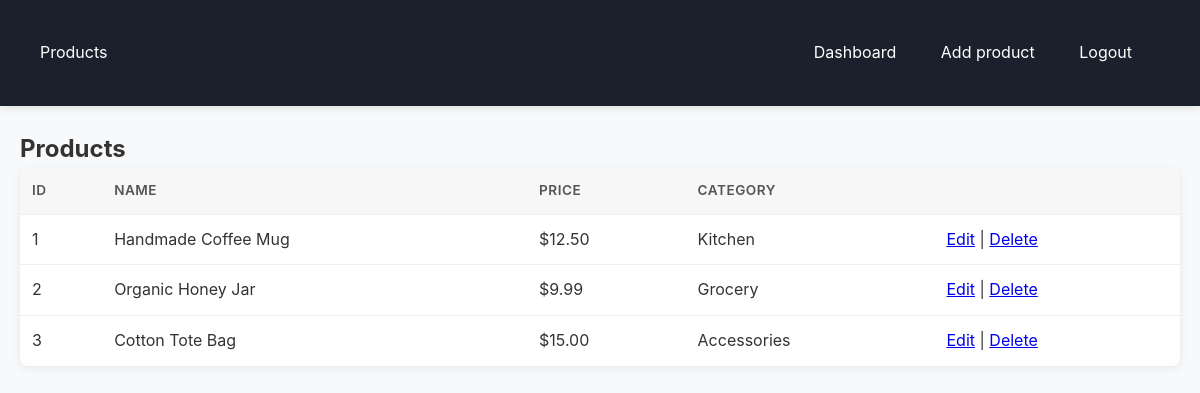
/admin/products.php (signed in), run on the app's committed database.
### tables this page shows
CREATE TABLE IF NOT EXISTS products (
  id INT AUTO_INCREMENT PRIMARY KEY,
  name VARCHAR(255) NOT NULL,
  description TEXT,
  image VARCHAR(255) DEFAULT NULL,
  price DECIMAL(10,2) NOT NULL DEFAULT 0.00,
  category VARCHAR(100) DEFAULT NULL,
  created_at TIMESTAMP DEFAULT CURRENT_TIMESTAMP
);

### src/ecommerce.php (called while the page is built, shortened)
<?php
function sanitize($v) {
    return htmlspecialchars(trim($v), ENT_QUOTES, 'UTF-8');
}
?>

### public/admin/products.php (the view, shortened to what this page needs)
<?php
require_once __DIR__ . '/../../src/ecommerce.php';
$products = $pdo->query('SELECT * FROM products ORDER BY created_at DESC')->fetchAll();
?>
<!doctype html>
<html lang="en">
<head>
  <link rel="stylesheet" href="/css/styles.css">
</head>
<body>
  <header class="admin-header"><div class="container"><div style="display:flex;justify-content:space-between;align-items:center">Products <div class="admin-nav"><a href="/admin/dashboard.php">Dashboard</a> <a href="/admin/product_form.php">Add product</a> <a href="/logout.php">Logout</a></div></div></div></header>
  <div class="container">
    <h2>Products</h2>
    <table class="cart-table">
      <thead><tr><th>ID</th><th>Name</th><th>Price</th><th>Category</th><th></th></tr></thead>
      <tbody>
      <?php foreach($products as $p): ?>
        <tr>
          <td><?php echo $p['id']; ?></td>
          <td><?php echo sanitize($p['name']); ?></td>
          <td>$<?php echo number_format($p['price'],2); ?></td>
          <td><?php echo sanitize($p['category']); ?></td>
          <td><a href="/admin/product_form.php?id=<?php echo $p['id']; ?>">Edit</a> | <a href="/admin/products.php?delete=<?php echo $p['id']; ?>" onclick="return confirm('Delete?')">Delete</a></td>
        </tr>
      <?php endforeach; ?>
      </tbody>
    </table>
  </div>
</body>
</html>

### public/css/styles.css (style rules this page uses)
* { box-sizing: border-box; margin: 0; padding: 0; }
body { font-family: -apple-system, BlinkMacSystemFont, "Segoe UI", Roboto, Oxygen, Ubuntu, Cantarell, sans-serif; line-height: 1.6; color: #333; background: #f8f9fa; }
html { font-size: 16px; }
header { background: linear-gradient(135deg, #667eea 0%, #764ba2 100%); color: white; padding: 16px 20px; box-shadow: 0 2px 8px rgba(0, 0, 0, 0.1); position: sticky; top: 0; z-index: 1000; }
.container { max-width: 1200px; margin: 24px auto; padding: 0 20px; }
.cart-table { width: 100%; border-collapse: collapse; background: white; border-radius: 8px; overflow: hidden; box-shadow: 0 2px 8px rgba(0, 0, 0, 0.08); }
.cart-table th, .cart-table td { padding: 12px; border-bottom: 1px solid #eee; text-align: left; }
.cart-table th { background: #f7f7f7; font-weight: 600; color: #555; text-transform: uppercase; font-size: 0.85rem; letter-spacing: 0.5px; }
.cart-table tr:last-child td { border-bottom: none; }
.admin-header { background: #1a202c; color: white; padding: 16px 20px; }
.admin-nav a { color: white; margin-right: 16px; text-decoration: none; padding: 6px 12px; border-radius: 6px; transition: background 0.2s ease; }

### data on the page
products: id "1", name "Handmade Coffee Mug", price "12.50", category "Kitchen"
products: id "2", name "Organic Honey Jar", price "9.99", category "Grocery"
products: id "3", name "Cotton Tote Bag", price "15.00", category "Accessories"
